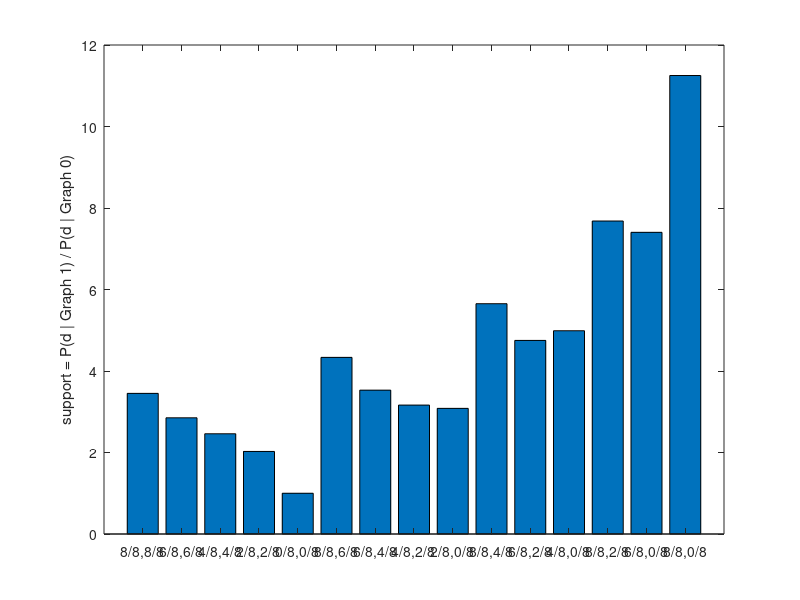

Reproduce this figure in MATLAB.
% Causal induction from contingency data
% Given a potential cause c and an effect e and the correlation between
% them (i.e. given # of occurences of (e+|c+), (e-|c+), (e+|c-), (e-|c-),
% infer whether c causes e.
% 
% Basically does a model comparison -- a bayes net that has a c->e edge vs.
% one that does not (and only has a edge from background noise b->e).
%


% counts for e+c+, e-c+, e+c-, e-c-
% Table 1 from http://cocosci.berkeley.edu/tom/papers/bayeschapter.pdf
%
d = [0 8 0 8];

dw0 = 0.01;
dw1 = 0.01;

noisy_OR = @(b, c, w0, w1) 1 - (1 - w0)^b * (1 - w1)^c;
% linear = @(b, c, w0, w1) w0 * b + w1 * c; % marginalization doesn't work b/c we need 0 <= w0 + w1 <= 1

parametrization = noisy_OR;

g0 = struct;
g1 = struct;

g0.prior = 0.5;
g1.prior = 0.5;

% P(d | w0, Graph 0) = P(e+)^(# of e+c+ and e+c-) + P(e-)^(# of e-c+ and e-c-)
% where P(e+) = P(e+ | b+) * P(b+) + P(e+ | b-) * P(b-) from marginalization / sum rule; ditto for P(e-)
% BUT... P(b+) = 1 and P(b-) = 0 ! (background noise is always present)
% => P(e+) = P(e+ | b+) = w0   P(e-) = P(e- | b+) = 1 - w0
%
g0.P_d_given_w0 = @(d, w0) w0 ^ (d(1) + d(3)) * (1 - w0) ^ (d(2) + d(4));

% P(d | w0, w1, Graph 1) = ...
% also don't forget P(b+) = 1
%
g1.P_d_given_w0_w1 = @(d, w0, w1) ...
                     parametrization(1, 1, w0, w1) ^ d(1) * ...  % e+c+
                (1 - parametrization(1, 1, w0, w1)) ^ d(2) * ... % e-c+
                     parametrization(1, 0, w0, w1) ^ d(3) * ...  % e+c-
                (1 - parametrization(1, 0, w0, w1)) ^ d(4);      % e-c-


% P(d | Graph 0) = integral P(d | w0, Graph 0) * P(Graph 0) * dw0
g0.likelihood = @(d) sum(arrayfun(@(w0) g0.P_d_given_w0(d, w0) * g0.prior * dw0, 0:dw0:1));
% P(d | Graph 1) = integral P(d | w0, w1, Graph 1) * P(Graph 1) * dw0 * dw1
g1.likelihood = @(d) sum(arrayfun(@(w0) sum(arrayfun(@(w1) g1.P_d_given_w0_w1(d, w0, w1) * g1.prior * dw0 * dw1, 0:dw1:1)), 0:dw0:1));

fprintf('P(d | Graph 0) = %e\n', g0.likelihood(d));
fprintf('P(d | Graph 1) = %e\n', g1.likelihood(d));

% causal support for g1 over g0
support = @(d) log(g1.likelihood(d) / g0.likelihood(d));

fprintf('support for Graph 1 over Graph 0 = %f\n', support(d));

%
% Do some plotting
%

% each row = counts for e+c+ e-c+ e+c- e-c- 
cases = [8 0 8 0; ...
         6 2 6 2; ...
         4 4 4 4; ...
         2 6 2 6; ...
         0 8 0 8; ...
         8 0 6 2; ...
         6 2 4 4; ...
         4 4 2 6; ...
         2 6 0 8; ...
         8 0 4 4; ...
         6 2 2 6; ...
         4 4 0 8; ...
         8 0 2 6; ...
         6 2 0 8; ...
         8 0 0 8];
    
% Compute & slot causal support for each case
% Figure 4 in http://cocosci.berkeley.edu/tom/papers/bayeschapter.pdf
%
s = [];
labels = {};
for i = 1:size(cases, 1)
    d = cases(i, :);
    assert(sum(d) == 16);
    s = [s support(d)];
    labels = [labels, sprintf('%d/%d,%d/%d', d(1), d(1) + d(2), d(3), d(3) + d(4))];
end

figure;
bar(s - min(s) + 1);
set(gca, 'xticklabel', labels);
ylabel('support = P(d | Graph 1) / P(d | Graph 0)');